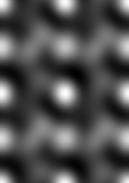
#> input picture Workpath/example/Change_H_Atom/STO110/image_result/STO_110_Output_002_sl_087_map.jpg, 129 x 183 px; its folder holds 4 pictures in this run
$ python getline_profile_dynamic.py
#> lines starting #> are read from the running program, lines starting #| are printed output that depends on the picture
# -*- coding: utf-8 -*-
"""
Created on Wed Nov 20 14:59:50 2024

@author: chen
"""

import os
import cv2
import numpy as np
import matplotlib.pyplot as plt
from matplotlib.widgets import CheckButtons
import mplcursors

def extract_line_profile(image, start, end):
    """
    提取图像从起点到终点的line profile
    :param image: 图像数据（numpy数组）
    :param start: 起点坐标 (x0, y0)
    :param end: 终点坐标 (x1, y1)
    :return: Line profile 数据
    """
    x0, y0 = start
    x1, y1 = end
    num_points = int(np.hypot(x1 - x0, y1 - y0))  # 计算点数
    x_coords = np.linspace(x0, x1, num_points).astype(np.int32)
    y_coords = np.linspace(y0, y1, num_points).astype(np.int32)
    line_profile = image[y_coords, x_coords]
    return line_profile

def process_folder(folder_path, start, end):
    """
    遍历文件夹中的所有图像文件，生成交互式折线图
    :param folder_path: 文件夹路径
    :param start: 起点坐标 (x0, y0)
    :param end: 终点坐标 (x1, y1)
    """
#> called with folder_path = './image_result', start = (15, 154), end = (49, 122)
    fig, ax = plt.subplots(figsize=(10, 6))
    plt.title("Line Profiles from All Images")
    plt.xlabel("Distance Along Line")
    plt.ylabel("Pixel Intensity")

    # 数据存储
    profiles = []
    labels = []

    # 遍历文件夹中的所有图像文件
    for filename in os.listdir(folder_path):
        file_path = os.path.join(folder_path, filename)
        if filename.lower().endswith(('.png', '.jpg', '.jpeg', '.bmp', '.tif', '.tiff')):
            # 读取图像
            image = cv2.imread(file_path, cv2.IMREAD_GRAYSCALE)
#> image is the input picture: shape (183, 129); min 0, max 254, mean 79.8
            if image is None:
                print(f"无法读取图像文件: {filename}")
                continue

            # 提取line profile
            line_profile = extract_line_profile(image, start, end)
#> in extract_line_profile, `line_profile = image[y_coords, x_coords]`: line_profile = 46 values, max 140 at index 36, min 48 at index 0, mean 109.8

            # 绘制折线图并保存句柄
            line, = ax.plot(line_profile, label=filename)
            profiles.append(line)
            labels.append(filename)

    # 添加图例并支持交互
    legend = ax.legend(loc="upper right", fontsize='small', bbox_to_anchor=(1.3, 1))
    legend.set_draggable(True)

    # 启用mplcursors交互功能
    cursor = mplcursors.cursor(profiles, hover=True)
    cursor.connect("add", lambda sel: sel.annotation.set_text(labels[profiles.index(sel.artist)]))


    plt.tight_layout(rect=[0, 0, 0.8, 1])  # 为图例和按钮预留空间
    plt.show()
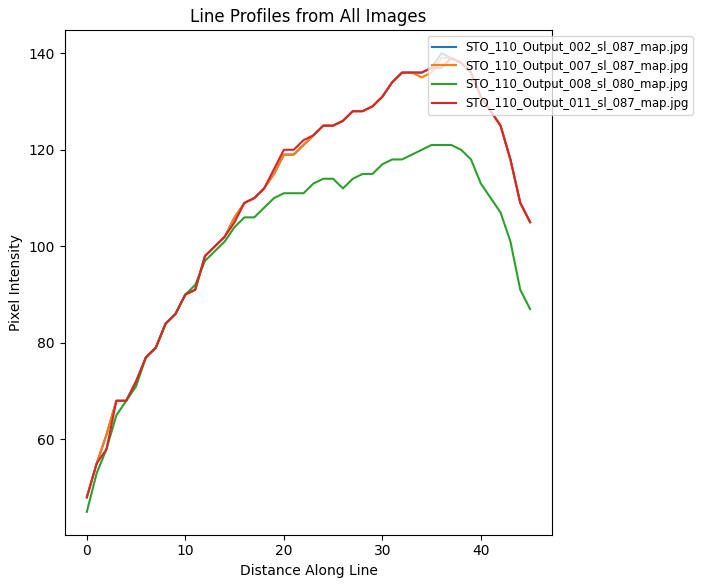
#> figure drawn by matplotlib, 1 panel; curve peaks at x = 36, y = 140; curve peaks at x = 36, y = 139; curve peaks at x = 35, y = 121

# 示例使用
if __name__ == "__main__":
    folder_path = "./image_result"  # 图像文件夹路径
    start_point = (15, 154)  # 起点坐标
    end_point = (49, 122)
    process_folder(folder_path, start_point, end_point)
